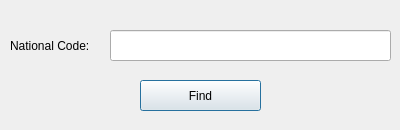
<?xml version="1.0" encoding="UTF-8"?>
<ui version="4.0">
 <class>findLibrarianForm</class>
 <widget class="QDialog" name="findLibrarianForm">
  <property name="geometry">
   <rect>
    <x>0</x>
    <y>0</y>
    <width>400</width>
    <height>130</height>
   </rect>
  </property>
  <property name="windowTitle">
   <string>Find Librarian</string>
  </property>
  <widget class="QLineEdit" name="nationalCodeTxt">
   <property name="geometry">
    <rect>
     <x>110</x>
     <y>30</y>
     <width>281</width>
     <height>31</height>
    </rect>
   </property>
  </widget>
  <widget class="QLabel" name="label">
   <property name="geometry">
    <rect>
     <x>10</x>
     <y>30</y>
     <width>101</width>
     <height>31</height>
    </rect>
   </property>
   <property name="text">
    <string>National Code:</string>
   </property>
  </widget>
  <widget class="QPushButton" name="findBtn">
   <property name="geometry">
    <rect>
     <x>140</x>
     <y>80</y>
     <width>121</width>
     <height>31</height>
    </rect>
   </property>
   <property name="text">
    <string>Find</string>
   </property>
  </widget>
 </widget>
 <resources/>
 <connections/>
</ui>
